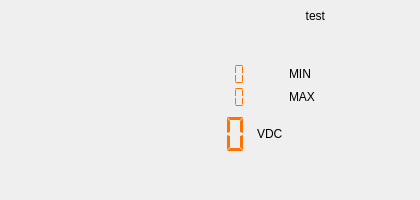
<?xml version="1.0" encoding="UTF-8"?>
<ui version="4.0">
 <class>ChannelMonitorComponent</class>
 <widget class="QWidget" name="ChannelMonitorComponent">
  <property name="geometry">
   <rect>
    <x>0</x>
    <y>0</y>
    <width>420</width>
    <height>200</height>
   </rect>
  </property>
  <property name="sizePolicy">
   <sizepolicy hsizetype="Expanding" vsizetype="Preferred">
    <horstretch>0</horstretch>
    <verstretch>0</verstretch>
   </sizepolicy>
  </property>
  <property name="minimumSize">
   <size>
    <width>0</width>
    <height>0</height>
   </size>
  </property>
  <property name="windowTitle">
   <string>Form</string>
  </property>
  <property name="styleSheet">
   <string notr="true"/>
  </property>
  <layout class="QGridLayout" name="gridLayout">
   <property name="leftMargin">
    <number>0</number>
   </property>
   <property name="topMargin">
    <number>0</number>
   </property>
   <property name="rightMargin">
    <number>0</number>
   </property>
   <property name="bottomMargin">
    <number>0</number>
   </property>
   <property name="spacing">
    <number>0</number>
   </property>
   <item row="0" column="0">
    <widget class="QWidget" name="frame" native="true">
     <layout class="QGridLayout" name="gridLayout_2">
      <item row="0" column="1">
       <spacer name="horizontalSpacer">
        <property name="orientation">
         <enum>Qt::Horizontal</enum>
        </property>
        <property name="sizeHint" stdset="0">
         <size>
          <width>40</width>
          <height>20</height>
         </size>
        </property>
       </spacer>
      </item>
      <item row="0" column="0">
       <layout class="QVBoxLayout" name="verticalLayout_9">
        <property name="leftMargin">
         <number>0</number>
        </property>
        <property name="bottomMargin">
         <number>0</number>
        </property>
        <item>
         <widget class="adiscope::Sismograph" name="sismograph_ch1_2">
          <property name="sizePolicy">
           <sizepolicy hsizetype="Preferred" vsizetype="MinimumExpanding">
            <horstretch>0</horstretch>
            <verstretch>0</verstretch>
           </sizepolicy>
          </property>
          <property name="minimumSize">
           <size>
            <width>0</width>
            <height>0</height>
           </size>
          </property>
          <property name="frameShape">
           <enum>QFrame::NoFrame</enum>
          </property>
         </widget>
        </item>
       </layout>
      </item>
      <item row="1" column="0">
       <layout class="QHBoxLayout" name="horizontalLayout_18">
        <property name="topMargin">
         <number>0</number>
        </property>
       </layout>
      </item>
      <item row="0" column="2">
       <layout class="QVBoxLayout" name="verticalLayout_2">
        <property name="spacing">
         <number>0</number>
        </property>
        <item>
         <widget class="QWidget" name="peakCh1Widget" native="true">
          <property name="sizePolicy">
           <sizepolicy hsizetype="MinimumExpanding" vsizetype="MinimumExpanding">
            <horstretch>0</horstretch>
            <verstretch>0</verstretch>
           </sizepolicy>
          </property>
          <layout class="QGridLayout" name="gridLayout_5">
           <property name="leftMargin">
            <number>0</number>
           </property>
           <property name="topMargin">
            <number>0</number>
           </property>
           <property name="rightMargin">
            <number>0</number>
           </property>
           <property name="bottomMargin">
            <number>0</number>
           </property>
           <property name="verticalSpacing">
            <number>0</number>
           </property>
           <item row="7" column="1">
            <widget class="QLabel" name="labelCh1">
             <property name="sizePolicy">
              <sizepolicy hsizetype="MinimumExpanding" vsizetype="MinimumExpanding">
               <horstretch>0</horstretch>
               <verstretch>0</verstretch>
              </sizepolicy>
             </property>
             <property name="minimumSize">
              <size>
               <width>20</width>
               <height>50</height>
              </size>
             </property>
             <property name="styleSheet">
              <string notr="true">QLabel[ac=false] { qproperty-text: &quot;VDC&quot;; }
QLabel[ac=true] { qproperty-text: &quot;VRMS&quot;; }</string>
             </property>
             <property name="text">
              <string>VDC</string>
             </property>
             <property name="alignment">
              <set>Qt::AlignLeading|Qt::AlignLeft|Qt::AlignVCenter</set>
             </property>
            </widget>
           </item>
           <item row="4" column="0">
            <spacer name="verticalSpacer_4">
             <property name="orientation">
              <enum>Qt::Vertical</enum>
             </property>
             <property name="sizeHint" stdset="0">
              <size>
               <width>20</width>
               <height>40</height>
              </size>
             </property>
            </spacer>
           </item>
           <item row="5" column="1">
            <widget class="QLabel" name="label_minUnitOfMeasure">
             <property name="text">
              <string/>
             </property>
            </widget>
           </item>
           <item row="5" column="2">
            <widget class="QLabel" name="label_min">
             <property name="sizePolicy">
              <sizepolicy hsizetype="Preferred" vsizetype="Maximum">
               <horstretch>0</horstretch>
               <verstretch>0</verstretch>
              </sizepolicy>
             </property>
             <property name="minimumSize">
              <size>
               <width>20</width>
               <height>0</height>
              </size>
             </property>
             <property name="text">
              <string>MIN</string>
             </property>
            </widget>
           </item>
           <item row="5" column="0" alignment="Qt::AlignRight">
            <widget class="adiscope::LcdNumber" name="minCh1">
             <property name="sizePolicy">
              <sizepolicy hsizetype="MinimumExpanding" vsizetype="Minimum">
               <horstretch>0</horstretch>
               <verstretch>0</verstretch>
              </sizepolicy>
             </property>
             <property name="minimumSize">
              <size>
               <width>0</width>
               <height>0</height>
              </size>
             </property>
             <property name="styleSheet">
              <string notr="true">QLCDNumber { color: #ff7200; }</string>
             </property>
             <property name="frameShape">
              <enum>QFrame::NoFrame</enum>
             </property>
             <property name="digitCount">
              <number>7</number>
             </property>
             <property name="segmentStyle">
              <enum>QLCDNumber::Flat</enum>
             </property>
            </widget>
           </item>
           <item row="6" column="2">
            <widget class="QLabel" name="label_max">
             <property name="sizePolicy">
              <sizepolicy hsizetype="Preferred" vsizetype="Maximum">
               <horstretch>0</horstretch>
               <verstretch>0</verstretch>
              </sizepolicy>
             </property>
             <property name="minimumSize">
              <size>
               <width>20</width>
               <height>0</height>
              </size>
             </property>
             <property name="text">
              <string>MAX   </string>
             </property>
            </widget>
           </item>
           <item row="0" column="0" colspan="3">
            <widget class="QLabel" name="monitorTitle">
             <property name="text">
              <string>test</string>
             </property>
             <property name="textFormat">
              <enum>Qt::AutoText</enum>
             </property>
             <property name="alignment">
              <set>Qt::AlignRight|Qt::AlignTrailing|Qt::AlignVCenter</set>
             </property>
            </widget>
           </item>
           <item row="6" column="0" alignment="Qt::AlignRight">
            <widget class="adiscope::LcdNumber" name="maxCh1">
             <property name="sizePolicy">
              <sizepolicy hsizetype="MinimumExpanding" vsizetype="Minimum">
               <horstretch>0</horstretch>
               <verstretch>0</verstretch>
              </sizepolicy>
             </property>
             <property name="minimumSize">
              <size>
               <width>0</width>
               <height>0</height>
              </size>
             </property>
             <property name="styleSheet">
              <string notr="true">QLCDNumber { color: #ff7200; }</string>
             </property>
             <property name="frameShape">
              <enum>QFrame::NoFrame</enum>
             </property>
             <property name="digitCount">
              <number>7</number>
             </property>
             <property name="segmentStyle">
              <enum>QLCDNumber::Flat</enum>
             </property>
            </widget>
           </item>
           <item row="7" column="0">
            <widget class="adiscope::LcdNumber" name="lcdCh1">
             <property name="sizePolicy">
              <sizepolicy hsizetype="MinimumExpanding" vsizetype="MinimumExpanding">
               <horstretch>0</horstretch>
               <verstretch>0</verstretch>
              </sizepolicy>
             </property>
             <property name="minimumSize">
              <size>
               <width>150</width>
               <height>50</height>
              </size>
             </property>
             <property name="styleSheet">
              <string notr="true">QLCDNumber { color: #ff7200; }</string>
             </property>
             <property name="frameShape">
              <enum>QFrame::NoFrame</enum>
             </property>
             <property name="digitCount">
              <number>7</number>
             </property>
             <property name="segmentStyle">
              <enum>QLCDNumber::Flat</enum>
             </property>
            </widget>
           </item>
           <item row="6" column="1">
            <widget class="QLabel" name="label_maxUnitOfMeasure">
             <property name="text">
              <string/>
             </property>
            </widget>
           </item>
          </layout>
         </widget>
        </item>
        <item>
         <widget class="adiscope::CustomScale" name="scaleCh1" native="true">
          <property name="sizePolicy">
           <sizepolicy hsizetype="MinimumExpanding" vsizetype="Preferred">
            <horstretch>0</horstretch>
            <verstretch>0</verstretch>
           </sizepolicy>
          </property>
          <property name="minimumSize">
           <size>
            <width>0</width>
            <height>0</height>
           </size>
          </property>
          <property name="font">
           <font>
            <pointsize>5</pointsize>
            <kerning>true</kerning>
           </font>
          </property>
          <property name="lowerBound" stdset="0">
           <double>-0.100000000000000</double>
          </property>
          <property name="upperBound" stdset="0">
           <double>0.100000000000000</double>
          </property>
          <property name="scaleMaxMajor" stdset="0">
           <number>5</number>
          </property>
          <property name="scaleMaxMinor" stdset="0">
           <number>5</number>
          </property>
          <property name="borderWidth" stdset="0">
           <number>0</number>
          </property>
         </widget>
        </item>
       </layout>
      </item>
      <item row="1" column="2">
       <spacer name="verticalSpacer">
        <property name="orientation">
         <enum>Qt::Vertical</enum>
        </property>
        <property name="sizeHint" stdset="0">
         <size>
          <width>20</width>
          <height>40</height>
         </size>
        </property>
       </spacer>
      </item>
      <item row="0" column="3">
       <spacer name="horizontalSpacer_2">
        <property name="orientation">
         <enum>Qt::Horizontal</enum>
        </property>
        <property name="sizeHint" stdset="0">
         <size>
          <width>40</width>
          <height>20</height>
         </size>
        </property>
       </spacer>
      </item>
     </layout>
    </widget>
   </item>
  </layout>
 </widget>
 <customwidgets>
  <customwidget>
   <class>QwtThermo</class>
   <extends>QWidget</extends>
   <header>qwt_thermo.h</header>
  </customwidget>
  <customwidget>
   <class>adiscope::LcdNumber</class>
   <extends>QLCDNumber</extends>
   <header>lcdNumber.hpp</header>
  </customwidget>
  <customwidget>
   <class>adiscope::Sismograph</class>
   <extends>QFrame</extends>
   <header>sismograph.hpp</header>
   <container>1</container>
  </customwidget>
  <customwidget>
   <class>adiscope::CustomScale</class>
   <extends>QwtThermo</extends>
   <header>customScale.hpp</header>
  </customwidget>
 </customwidgets>
 <resources/>
 <connections/>
</ui>
